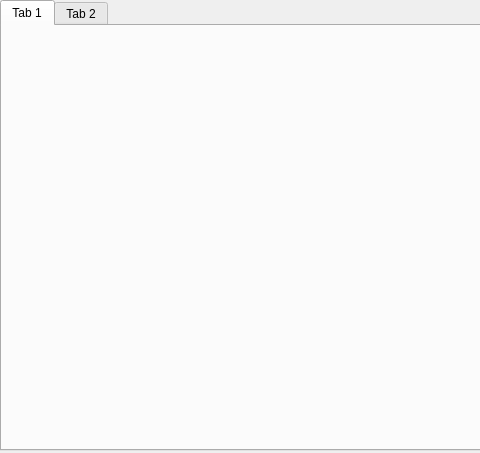
<?xml version="1.0" encoding="UTF-8"?>
<ui version="4.0">
 <class>Form</class>
 <widget class="QWidget" name="Form">
  <property name="windowModality">
   <enum>Qt::WindowModal</enum>
  </property>
  <property name="geometry">
   <rect>
    <x>0</x>
    <y>0</y>
    <width>480</width>
    <height>453</height>
   </rect>
  </property>
  <property name="windowTitle">
   <string>Private Message</string>
  </property>
  <widget class="QTabWidget" name="tabWidget">
   <property name="geometry">
    <rect>
     <x>0</x>
     <y>0</y>
     <width>481</width>
     <height>451</height>
    </rect>
   </property>
   <widget class="QWidget" name="tab">
    <attribute name="title">
     <string>Tab 1</string>
    </attribute>
   </widget>
   <widget class="QWidget" name="tab_2">
    <attribute name="title">
     <string>Tab 2</string>
    </attribute>
   </widget>
  </widget>
 </widget>
 <resources/>
 <connections/>
</ui>
